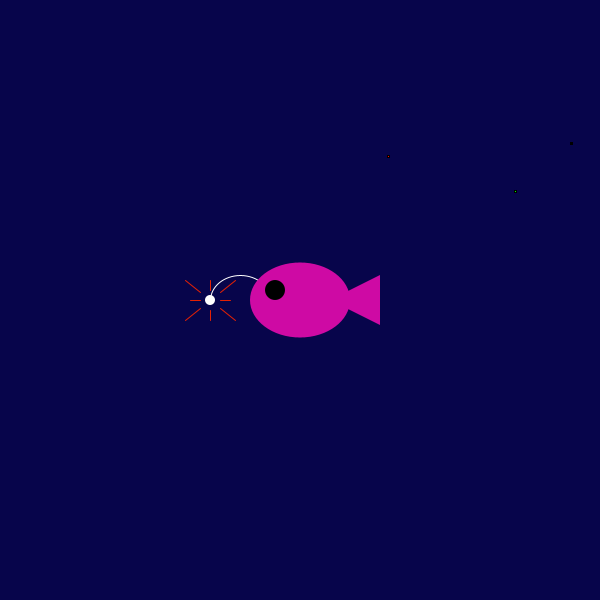
Frame 1 (no input)
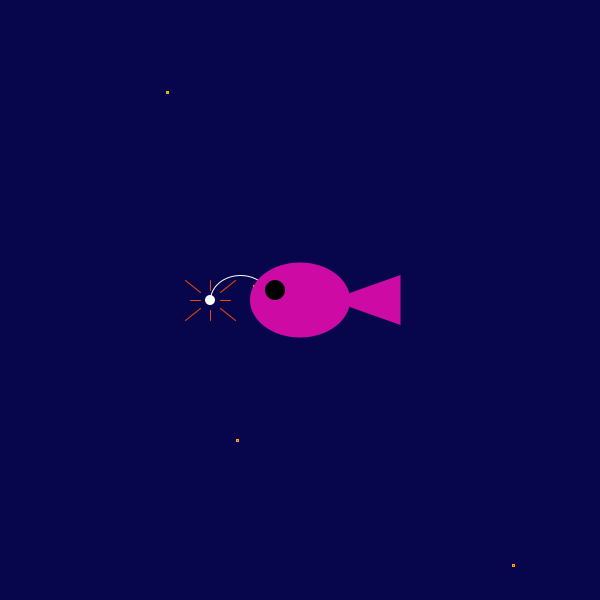
Frame 60 (the mouse pressed at the canvas centre just before this capture)
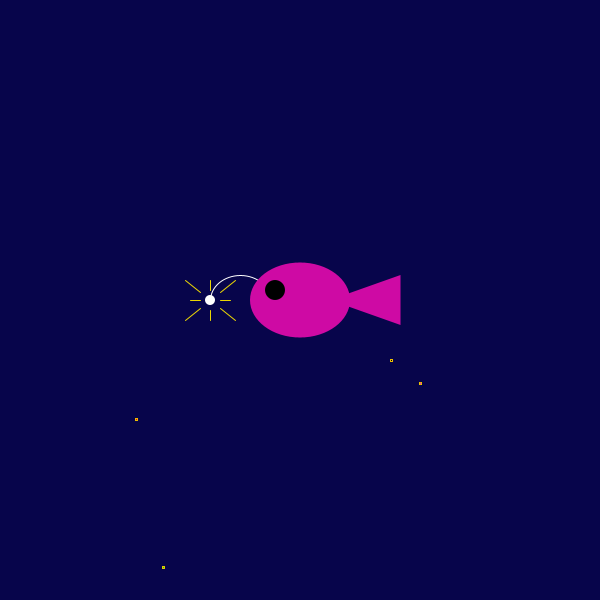
Frame 120 (the mouse held since frame 60 and released just before this capture)

The Processing sketch that drew these frames (run headless with seeded random() and noise(); from frame 60 on, the mouse is pressed at the canvas centre):

// Processing sketch: processing_148581
// ── processing_148581.pde

//make the coordinates of the particles an array so we can put them wherever!!!
 
int radius = 20;
float p = 1;
float x = -radius;
float s = 100;
float speed = 15;
int direction = 1;
 
 
 
int startX1 = 380;
int stopX1 = 360;
//int startY1 =
//int stopY1 =
 
int startX2 =  380;
int stopX2 = 360;
//int startY2 =
//int stopY2 =
 
//int startX3 =
//int stopX3 =
//int startY3 =
//int stopY3 =
 
float a = startX1;
//float b = startY1;
float c = startX2;
//float d = startY2;
//float e = startX3;
//float f = startY3;
float step = 0.025;
float pct = 0.0;
 
void setup () {
  size (600, 600);
  frameRate (2);
}
 
void draw () {
 
 
  background (7, 5, 75);
 
  p += speed;
  fill (255, 0, 0);
  rect(random(0,width), random(0, height), 2, 2);
  if (p > 600) {
    p = -30;
  }
  fill (0, 0, 0);
  rect(random(0,width), random(0, height), 2, 2);  if (p > 600) {
    p = -30;
  }
    fill (0, 255, 0);
  rect(random(0,width), random(0, height), 2, 2);  if (p > 600) {
    p = -30;
  }
    fill (255, 0, 255);
  rect(random(0,width), random(0, height), 2, 2);  if (p > 600) {
    p = -30;
  }
 
  if (pct <1.0) {
    a = startX1 + ((stopX1-startX1) * pct);
    c = startX2 + ((stopX2-startX2) * pct);
    pct += step;
  }
 
  else if (pct > .1) {
    a = startX1 + ((stopX1-startX1) * -pct);
    c = startX2 + ((stopX2-startX2) * -pct);
    pct -= step;
  }
  fishy();
}
 
void fishy() {
  ellipseMode (CENTER);
  noFill();
  stroke(255);
  ellipse(width/2-60, height/2, 60, 50); //angler
  noStroke();
  fill (7, 5, 75);
  rect(width/2-100, height/2, 100, 60);
  fill(206, 10, 164);
  ellipse(width/2, height/2, 100, 75);
  noStroke();
  triangle(width/2+30, height/2, a, height/2+25, c, height/2-25);
  ellipseMode(CENTER);
  fill (0);
  ellipse(width/2-25, height/2-10, 20, 20);
  //  arc(width/2-50, height/2, radius, radius, radians(3.14), radians(6.13));
  fill(255);
  frameRate (10);
  // dancing light
  ellipse(width/2-90, height/2, 10, 10);
  stroke(random(216, 255), random(11, 255), 3);
  line(width/2-80, height/2, width/2-70, height/2);
  line(width/2-100, height/2, width/2-110, height/2);
 
  line(width/2-90, height/2-10, width/2-90, height/2-20);
  line(width/2-90, height/2+10, width/2-90, height/2+20);
 
  line( width/2-80, height/2-8, width/2-65, height/2-20);
  line( width/2-100, height/2-8, width/2-115, height/2-20);
 
  line(width/2-80, height/2+8, width/2-65, height/2+20);
  line( width/2-100, height/2+8, width/2-115, height/2+20);
}
